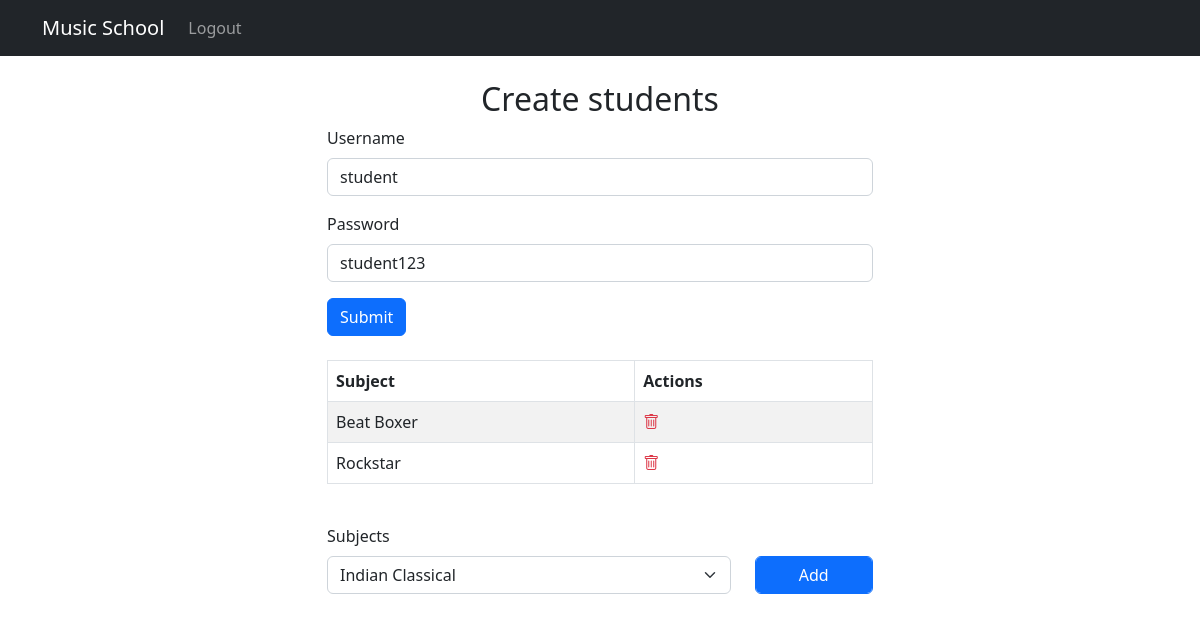
/admin_edit_users?id=2 (signed in), run on the app's committed database.
### tables this page shows
CREATE TABLE `user` (
            `id` INTEGER  PRIMARY KEY AUTOINCREMENT,
            `username` VARCHAR(255),
            `password` VARCHAR(255),
            `role` VARCHAR(50)
        );

CREATE TABLE `student_subject` (
            `id` INTEGER  PRIMARY KEY AUTOINCREMENT,
            `subject_id` INT,
            `user_id` INT
        );

CREATE TABLE `subject` (
            `id` INTEGER  PRIMARY KEY AUTOINCREMENT,
            `name` VARCHAR(255),
            `instrument` VARCHAR(255),
            `teacher_id` INT
        );

### main.py (the view)
@app.route('/admin_edit_users')
def admin_edit_users():
    return templates_controller.admin_edit_users(request, session)

### controllers/templates_controller.py (called while the page is built)
def admin_edit_users(request, session):
    success = request.args.get('success')
    error = request.args.get('error')
    id = request.args.get("id")
    if(not session.get("user")):
        return redirect(url_for('login_template', success=success, error="Please Login to continue"))
    data = db.execute_query(f"select id, username, password, role  from `user` u where id={id}")[0]
    subjects = db.execute_query(f"select id, name  from `subject`")
    selected_subjects = db.execute_query(f"select ss.id, s.name, s.id  from `student_subject` ss join `subject` s on s.id = ss.subject_id where ss.user_id = {id}")
    selected_subjects_arr = [s[2] for s in selected_subjects]
    return render_template('admin_edit_users.html', success=success, error=error, data=data, selected_subjects_arr=selected_subjects_arr, subjects=subjects, selected_subjects=selected_subjects)

### utils/db.py (called while the page is built)
def execute_query(query):
    cursor = cnx.cursor()
    cursor.execute(query)
    result = cursor.fetchall()
    cnx.commit()
    cursor.close()
    return result

### templates/admin_edit_users.html (shortened to what this page needs)
{% include 'header.html' %}
    {% include 'navbar.html' %}
    <div class="container mt-4">
        <div class="row justify-content-center">
            <div class="col-lg-6">
              <h2 class="text-center">Create {{data[3]}}s</h2>
              <form method="GET" action="/admin_edit_users_action">
                <div class="mb-3">
                  <label class="form-label">Username</label>
                  <input value="{{data[1]}}" name="username" type="text" class="form-control" required>
                </div>
                <div class="mb-3">
                  <label class="form-label">Password</label>
                  <input value="{{data[2]}}" name="password" type="text" class="form-control" required>
                </div>
                <button type="submit" class="btn btn-primary">Submit</button>
              </form>
              {% if data[3] == 'student' %}
                <br/>
                <table class="table table-striped table-bordered">
                  <thead>
                      <tr>
                      <th>Subject</th>
                      <th>Actions</th>
                      </tr>
                  </thead>
                  <tbody>
                      {% for d in selected_subjects %}
                          <tr>
                              <td>{{d[1]}}</td>
                              <td>
                                  <a href="/admin_delete_student_subject_action?id={{data[0]}}&ss_id={{d[0]}}">
                                      <i class="text-danger bi bi-trash"></i>
                                  </a>
                              </td>
                          </tr>
                      {% endfor %}
                  </tbody>
                </table>
                <br/>
                <form class="row" method="GET" action="/admin_add_student_subject_action">
                  <div class="col-9 mb-3">
                    <label class="form-label">Subjects</label>
                    <select name="subject_id" class="form-select" aria-label="Default select example">
                      {% for d in subjects %}
                        {% if d[0] not in selected_subjects_arr %}
                          <option value="{{d[0]}}">{{d[1]}}</option>
                        {% endif %}
                      {% endfor %}
                    </select>
                  </div>
                  <div class="col-3 mb-3">
                    <label class="form-label">&nbsp;</label>
                    <button type="submit" class="form-control bg-primary btn btn-primary">Add</button>
                  </div>
                </form>
              {%endif%}
            </div>
        </div>
    </div>
{% include 'footer.html' %}

### data on the page
user: role "student", username "student", password "student123"
student_subject: name "Beat Boxer"
student_subject: name "Rockstar"

### other printed values
form field subject_id "Indian Classical"
